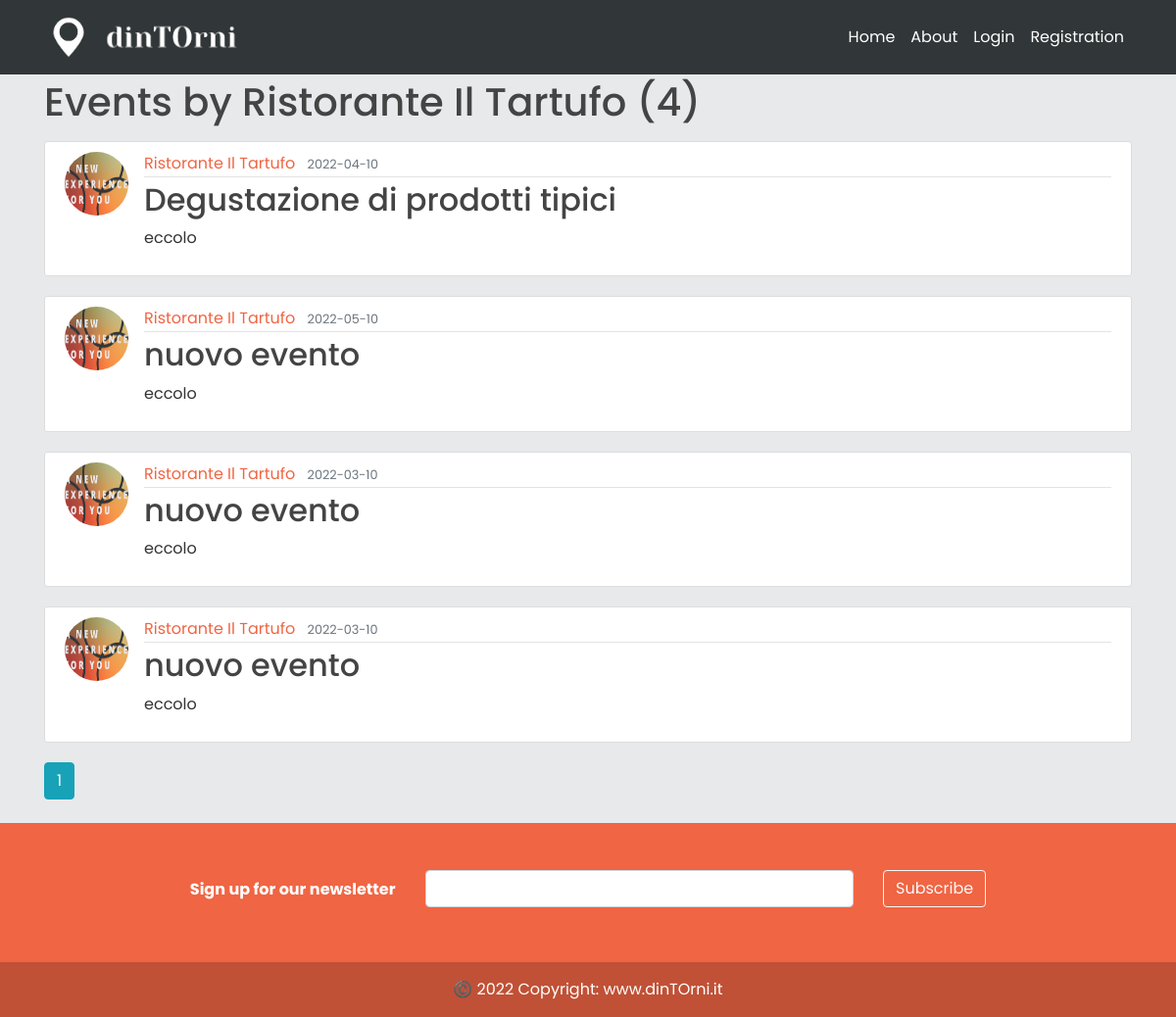
Screenshot of /Ristorante Il Tartufo with the database file from the repository.
### models.py (models this page shows, shortened)
class User(db.Model, UserMixin):
    _tablename__ = 'user'
    id = db.Column(db.Integer, primary_key=True)
    email = db.Column(db.String(120), unique=True, nullable=False)
    image_file = db.Column(db.String(20), nullable=False, default='default.jpg')
    password = db.Column(db.String(60), nullable=False)
    telephone = db.Column(db.Integer(), nullable=False)
    type= db.Column(db.String(20))
    __mapper_args__={
        'polymorphic_identity': 'user',
        'polymorphic_on': type
    }

class Business(User, db.Model):
    _tablename__ = 'business'
    id = db.Column(db.Integer, db.ForeignKey('user.id'), primary_key=True)
    name = db.Column(db.String(20), unique=True, nullable=False)
    vat_number = db.Column(db.Integer())#rimettere i nullable
    city = db.Column(db.String(20))
    address = db.Column(db.String(30))
    events = db.relationship('Event', backref='creator', lazy=True)
    link_facebook = db.Column(db.String())
    link_instagram = db.Column(db.String())
    link_twitter = db.Column(db.String())
    link_website = db.Column(db.String())
    __mapper_args__ = {
        'polymorphic_identity': 'business',
    }

class Event(db.Model):
    id = db.Column(db.Integer, primary_key=True)
    title = db.Column(db.String(100), nullable=False)
    date_event = db.Column(db.Date, nullable=False)
    location = db.Column(db.Text, default='eccolo', nullable=False)
    price = db.Column(db.Float, default=1, nullable = True)
    equipment = db.Column(db.Text, default='eccolo', nullable=True)
    min_users = db.Column(db.Integer, default=2, nullable=True)
    date_posted = db.Column(db.DateTime,
                            default=datetime.utcnow())  # default è listante corrente in cui posto
    content = db.Column(db.Text, default='eccolo', nullable=False)
    weaknesses = db.Column(db.Text, default='eccolo', nullable=True)
    image_event1 = db.Column(db.String(20), nullable=False, default='default.jpg')
    image_event2 = db.Column(db.String(20), nullable=False, default='default.jpg')
    image_event3 = db.Column(db.String(20), nullable=False, default='default.jpg')
    business_id = db.Column(db.Integer, db.ForeignKey('business.id'))  # db integer, è una chiave devo specificare la relazi

class User(db.Model, UserMixin):
    _tablename__ = 'user'
    id = db.Column(db.Integer, primary_key=True)
    email = db.Column(db.String(120), unique=True, nullable=False)
    image_file = db.Column(db.String(20), nullable=False, default='default.jpg')
    password = db.Column(db.String(60), nullable=False)
    telephone = db.Column(db.Integer(), nullable=False)
    type= db.Column(db.String(20))
    __mapper_args__={
        'polymorphic_identity': 'user',
        'polymorphic_on': type
    }

### app/users/routes.py (the view)
@users.route("/<string:name>")
def business_events(name):
    page = request.args.get('page', 1, type=int)
    business = Business.query.filter_by(name=name).first_or_404()
    events = Event.query.filter_by(creator=business).order_by(Event.date_posted.desc()).paginate(page=page, per_page=5)
    return render_template('business_events.html', events=events, business=business)

### app/templates/business_events.html
{% extends "layout.html" %}
{% block content %}
    <h1 class="mb-3">Events by {{ business.name }} ({{ events.total }})</h1>
    {% for event in events.items %}
        <article class="media content-section">
          <img class="rounded-circle article-img" src="{{ url_for('static', filename='profile_pics/' + event.creator.image_file) }}">
          <div class="media-body">
            <div class="article-metadata">
              <a class="mr-2" href="{{ url_for('users.business_events', name=event.creator.name) }}">{{ event.creator.name }}</a>
              <small class="text-muted">{{ event.date_event.strftime('%Y-%m-%d') }}</small>
            </div>
            <h2><a class="article-title" href="{{ url_for('events.event', event_id=event.id) }}">{{ event.title }}</a></h2>
            <p class="article-content">{{ event.content }}</p>
          </div>
        </article>
    {% endfor %}
    {% for page_num in events.iter_pages(left_edge=1, right_edge=1, left_current=1, right_current=2) %}
      {% if page_num %}
        {% if events.page == page_num %}
          <a class="btn btn-info mb-4" href="{{ url_for('users.business_events', name=business.name, page=page_num) }}">{{ page_num }}</a>
        {% else %}
          <a class="btn btn-outline-info mb-4" href="{{ url_for('users.business_events', name=business.name, page=page_num) }}">{{ page_num }}</a>
        {% endif %}
      {% else %}
        ...
      {% endif %}
    {% endfor %}
{% endblock content %}

### app/static/main.css (style rules this page uses)
body { background: #fafafa; color: #333333; margin-top: 5rem; }
h1, h2, h3, h4, h5, h6 { color: #444444; }
.content-section { background: #ffffff; padding: 10px 20px; border: 1px solid #dddddd; border-radius: 3px; margin-bottom: 20px; }
.article-title { color: #444444; }
.article-content { white-space: pre-line; }
.article-img { height: 65px; width: 65px; margin-right: 16px; }
.article-metadata { padding-bottom: 1px; margin-bottom: 4px; border-bottom: 1px solid #e3e3e3 }
img { border: 0; }
img { max-width: 100%; }
img { vertical-align: middle; border-style: none; }
*, body { font-family: "Poppins", sans-serif; }
a { color: #F06543; }
.rounded-circle { border-radius: 50% !important; }

### rows the page displays
Business: name "Ristorante Il Tartufo"
Event: image_file (placeholder picture), creator.name "Ristorante Il Tartufo", date_event "2022-04-10", title "Degustazione di prodotti tipici", content "eccolo"
Event: image_file (placeholder picture), creator.name "Ristorante Il Tartufo", date_event "2022-05-10", title "nuovo evento", content "eccolo"
Event: image_file (placeholder picture), creator.name "Ristorante Il Tartufo", date_event "2022-03-10", title "nuovo evento", content "eccolo"
Event: image_file (placeholder picture), creator.name "Ristorante Il Tartufo", date_event "2022-03-10", title "nuovo evento", content "eccolo"

### other values shown
{{ events.total }} "4"
{{ page_num }} "1"
